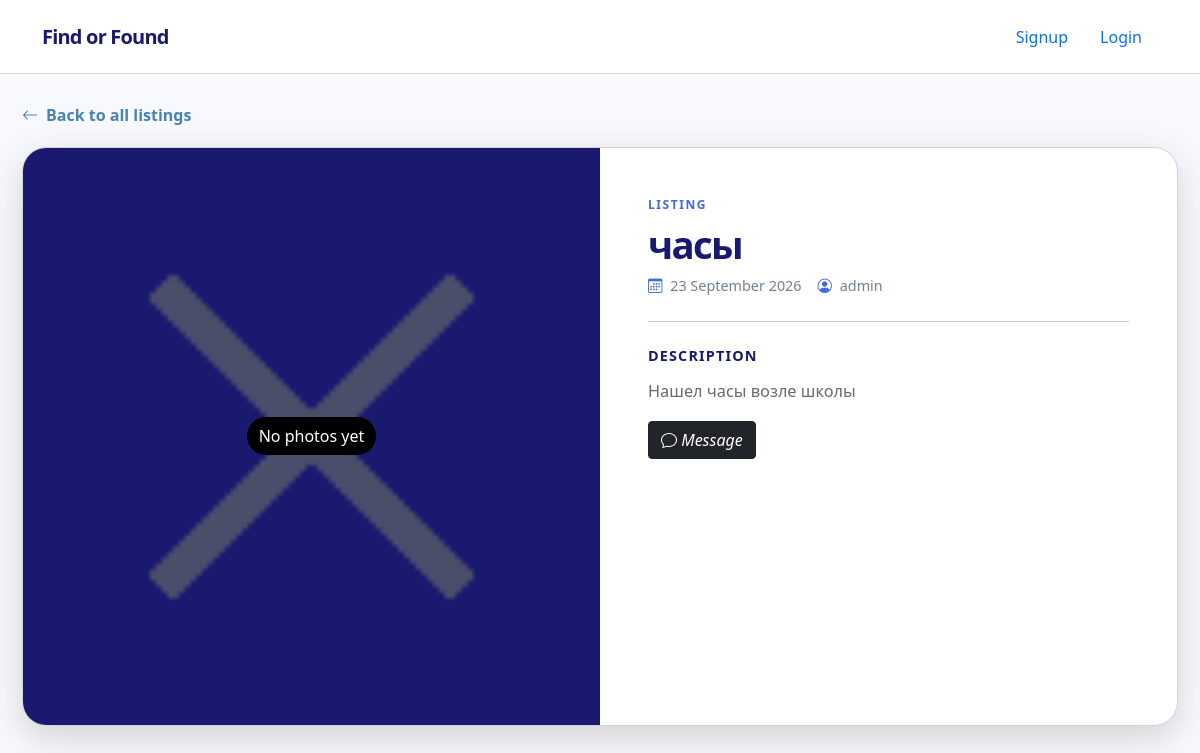
/posts/chasy/, run on the app's committed database.
### adds/models.py (models this page shows, shortened)
class Post(models.Model):
   title = models.CharField(max_length=200, unique=True)
   image = models.ImageField(upload_to="posts/", null=True, blank=True)
   slug = models.SlugField(max_length=220, unique=True, blank=True)
   content = models.TextField()
   author = models.ForeignKey(
       settings.AUTH_USER_MODEL, on_delete=models.SET_NULL,null=True, blank=True,
       related_name="posts",)#related names for view
   created_at = models.DateTimeField(auto_now_add=True)

### adds/views.py (the view)
# urls.py: path("posts/<slug:slug>/", views.post_detail_view, name="post_detail"),
def post_detail_view(request, slug):
    post = get_object_or_404(Post.objects.select_related("author"), slug=slug)
    return render(request, "adds/detail.html", {"post": post})

### adds/context_processors.py (called while the page is built)
def unread_message_count(request):
    if not request.user.is_authenticated:
        return {"unread_message_count": 0}
    return {"unread_message_count": Message.objects.filter(recipient=request.user, is_read=False).count()}

### templates/adds/detail.html (shortened to what this page needs)
{% extends "base.html" %}
{% load static %}
{% block content %}
<a class="back-link" href="{% url 'home' %}"><i class="bi bi-arrow-left"></i> Back to all listings</a>
<article class="detail-card">
  <div class="row g-0">
    <div class="col-lg-6 detail-media">
      {% if post.image %}
      <img
        class="detail-image"
        src="{{ post.image.url }}"
        alt="{{ post.title }}"
      />
      {% else %}
      <div class="detail-placeholder">
        /><span>No photos yet</span>
      </div>
      {% endif %}
    </div>
    <div class="col-lg-6 detail-content">
      <p class="eyebrow">Listing</p>
      <h1>{{ post.title }}</h1>
      <div class="detail-meta">
        <span>
          <i class="bi bi-calendar3"></i> {{ post.created_at|date:"d E Y"}}
        </span>{% if post.author %}
        <span>
          <i class="bi bi-person-circle"></i> {{ post.author.username }}
        </span>
        {% endif %}
      </div>
      <hr />
      <h2>Description</h2>
      <p class="detail-description">{{ post.content|linebreaksbr }}</p>
      {% if user.is_authenticated and post.author == user %}
      <div class="post-actions">
        <a href="{% url 'post_edit' post.slug %}" class="btn btn-dark">
          <i class="bi bi-pencil"> Edit</i>
        </a>
        <a href="{% url 'post_delete' post.slug %}" class="btn btn-danger">
          <i class="bi bi-trash"> Delete</i>
        </a>
      </div>
      {% elif user.is_authenticated %}
      <a href="{% url 'message' post.slug %}" class="btn btn-dark">
          <i class="bi bi-chat"> Message</i>
        </a>
      {% else %}
      <a href="{% url 'login' %}?next={% url 'message' post.slug %}" class="btn btn-dark">
          <i class="bi bi-chat"> Message</i>
        </a>
      {% endif %}
    </div>
  </div>
</article>
{% endblock content %}

### static/css/style.css (style rules this page uses)
:root { --page-background: ghostwhite; --surface: white; --soft-surface: whitesmoke; --tab-background: lavender; --image-placeholder: gainsboro; --ink: midnightblue; --heading-ink: darkslategray; --muted-text: slategray; --soft-text: lightslategray; --body-text: dimgray; --link-blue: steelblue; --accent-blue: royalblue; --soft-blue: aliceblue; --icon-blue: cornflowerblue; --light-border: lightgray; --input-border: gainsboro; --empty-border: lightsteelblue; --dark-media: midnightblue; --nav-background: white; --dark-overlay: black; --card-shadow: lightgray; --active-tab-shadow: lightgray; --detail-shadow: lightgray; }
body { background: var(--page-background); color: var(--ink); }
.eyebrow { color: var(--accent-blue); font-size: 0.75rem; font-weight: 800; letter-spacing: 0.13em; margin-bottom: 0.45rem; text-transform: uppercase; }
.details-link, .back-link { color: var(--link-blue); font-weight: 750; text-decoration: none; }
.back-link { display: inline-flex; gap: 0.5rem; margin: 0.3rem 0 1.25rem; }
.detail-card { background: var(--surface); border: 1px solid var(--light-border); border-radius: 24px; overflow: hidden; box-shadow: 0 12px 36px var(--detail-shadow); }
.detail-media { background: var(--dark-media); min-height: 420px; }
.detail-placeholder { min-height: 420px; height: 100%; display: grid; place-items: center; position: relative; overflow: hidden; }
.detail-placeholder span { position: absolute; background: var(--dark-overlay); color: var(--surface); padding: 0.45rem 0.75rem; border-radius: 99px; }
.detail-content { padding: clamp(1.75rem, 4vw, 3.25rem); }
.detail-content h1 { font-weight: 800; letter-spacing: -0.045em; font-size: clamp(1.8rem, 3.2vw, 2.75rem); }
.detail-content h2 { font-size: 0.9rem; font-weight: 800; margin: 1.6rem 0 0.75rem; text-transform: uppercase; letter-spacing: 0.08em; }
.detail-meta { color: var(--muted-text); display: flex; flex-wrap: wrap; gap: 1rem; font-size: 0.9rem; }
.detail-meta i { color: var(--accent-blue); margin-right: 0.25rem; }
.detail-content hr { border-color: var(--light-border); margin: 1.5rem 0; }
.detail-description { color: var(--body-text); font-size: 1.02rem; line-height: 1.75; }

### data on the page
Post: title "часы", created_at "23 September 2026", author.username "admin", content "Нашел часы возле школы"
